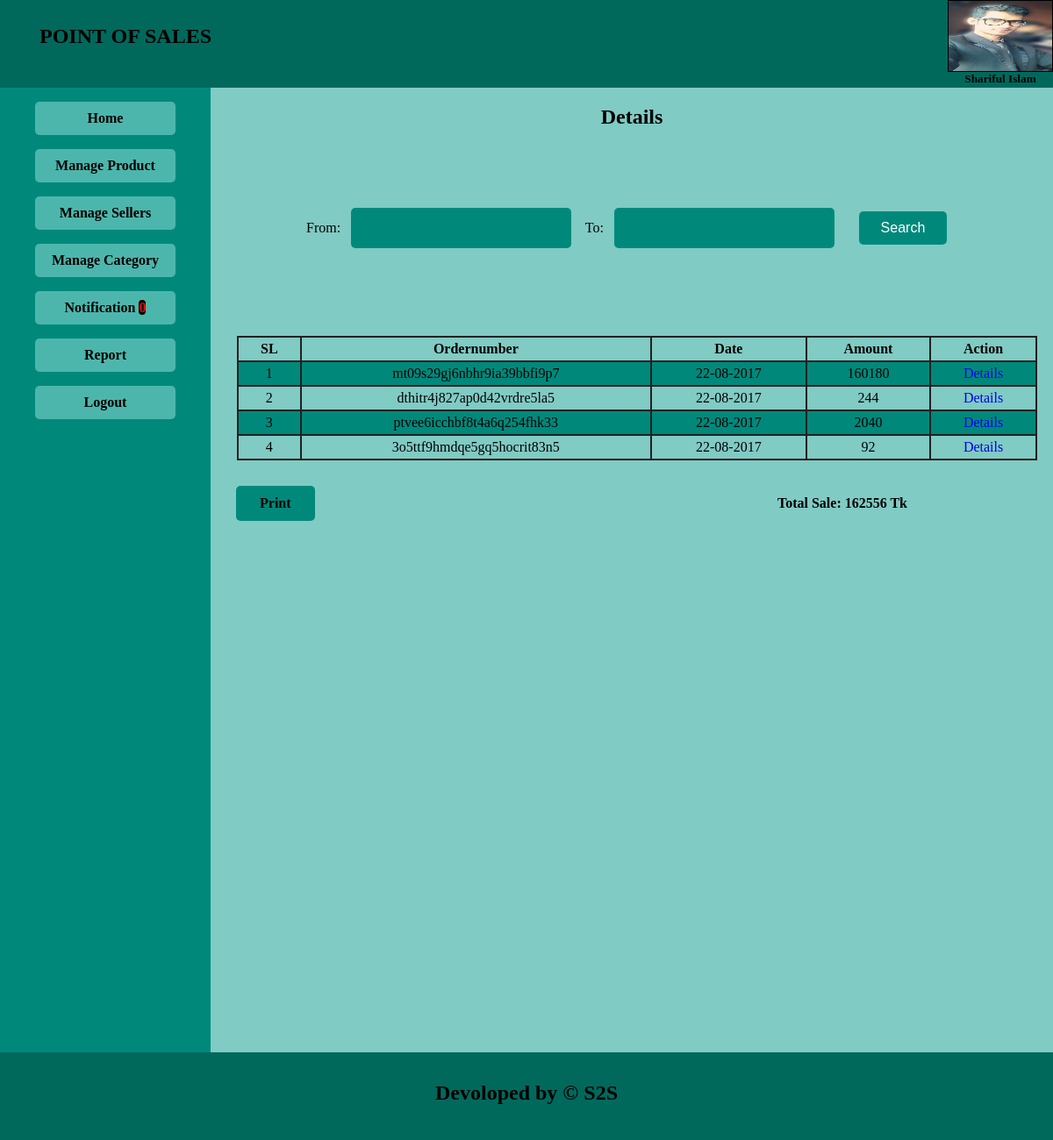
The page /admin/seller_report_all.php?idview=12 (signed in) on the database its author committed.
### tables this page shows
CREATE TABLE `sale_product` (
  `id` int(11) NOT NULL,
  `customer_id` int(11) NOT NULL,
  `voucher_number` varchar(255) NOT NULL,
  `sale_date` varchar(20) NOT NULL,
  `total_amount` float NOT NULL,
  `sellerid` int(11) NOT NULL
);

### admin/seller_report_all.php (the view, shortened to what this page needs)
<?php
if (isset($_GET['idview'])) {
    $sellerid = $_GET['idview'];
}
?>
<!DOCTYPE html>
<html>
<head>
	<link rel="stylesheet" type="text/css" href="css/style.css">
	<link href="calendar/jquery-ui.css" rel="stylesheet">
</head>
<body>
	<?php require("menu.php");?>
	<section>
		<center>
				<h2 style="text-align: center;margin-bottom: 50px;"> Details</h2>
			<form action="" method="post" >
				From:<input id="datepicker"  type="text" style="width: 223px; padding:14px; display: inline-block; margin-top: 40px; margin-bottom: 60px;" name="d1" class ="tcal" required>
				To:<input id="datepicker1"  type="text" style="width: 223px; padding:14px; display: inline-block; margin-top: 15px;" name="d2" class ="tcal" required>
				<input style="width: 100px; margin-top: 15px; display: inline-block;" type="submit" name="button" value="Search">
			</form>
		</center>
<div id="pdf2htmldiv">
		<table class ="table">
			<tr>
				<th>SL</th>
				<th>Ordernumber</th>
				<th>Date</th>
				<th>Amount</th>
				<th>Action</th>
			</tr>
			<?php
			if(isset($_POST['button'])){
				$sallerid =$_SESSION['uid'];
				$from = $_POST['d1'];
				$to = $_POST['d2'];
				$query="SELECT * FROM sale_product WHERE sellerid='$sellerid' AND sale_date >= '$from' AND sale_date <= '$to'";
			 }
			 else{
			 	$query="SELECT * FROM sale_product  WHERE sellerid='$sellerid'";
			 }
			$con = mysqli_connect('localhost', 'root', '', 'dbpos') or die('Database not Found.');
				$exquery = mysqli_query($con,$query);
				$i=0;
				$sum=0;
        while ($result = mysqli_fetch_array($exquery)) {
           $i++;
				?>
				<tr>
					<td><?php echo $i;?></td>
					<td><?php echo $result['voucher_number'];?></td>
					<td><?php echo $result['sale_date'];?></td>
					<td><?php $total_all=$result['total_amount']; echo $total_all;?></td>
					<td><a href="report_detaild.php?detailsid=<?php echo $result['voucher_number'];?>">Details</a></td>
				</tr>
				<?php $sum = $sum+$total_all;?>
				<?php }?>
			</table>
			<p style="font-weight: bold; text-align: center; margin-left: 50%; margin-top: 0px;">Total Sale: <?php echo $sum; ?> Tk</p>
			</div>
				    <ul><li ><a  href="javascript:pdfToHTML()"> Print</a></li></ul>
		</section>
		<footer>
			<h2 style="text-align: center;margin: 0;padding: 33px 0px;">Devoloped by &copy; S2S</h2>
		</footer>
	</body>
	</html>

### admin/css/style.css (style rules this page uses)
body { margin: 0; padding: 0; width:100%; height: 1200px; }
a { text-decoration:none; }
section { background: #80cbc4 ; width: 80%; overflow: hidden; height: 1100px; }
footer { background: #00695c ; width: 100%; height: 100px; }
.table { border-collapse: collapse; border-spacing: 0; border: 2px solid #212121; width: 95%; margin: 40px 30px; }
.table, .table td,.table th { border: 2px solid #212121; padding: 4px 8px; text-align: center; }
.table tr:nth-child(even) { background-color: #00897b }
section ul { list-style: none; margin: 0; padding: 0; }
section ul li a { float: left; text-decoration: none; margin: -45px 29px; padding: 11px 27px; display: block; background-color: #00897b; font-weight: bold; color: #000; text-align: center; border-radius: 5px; }
input { display: block; background: #00897b ; width: 90%; padding: 10px 15px; margin: 5px 12px; border: none; border-radius: 5px; color: white; font-size: 16px; }

### rows shown on the page
sale_product: voucher_number "mt09s29gj6nbhr9ia39bbfi9p7", sale_date "22-08-2017", total_amount "160180"
sale_product: voucher_number "dthitr4j827ap0d42vrdre5la5", sale_date "22-08-2017", total_amount "244"
sale_product: voucher_number "ptvee6icchbf8t4a6q254fhk33", sale_date "22-08-2017", total_amount "2040"
sale_product: voucher_number "3o5ttf9hmdqe5gq5hocrit83n5", sale_date "22-08-2017", total_amount "92"

### other values the page prints
$_SESSION['name'] "Shariful Islam…"
$val "0"
$sum "162556"
